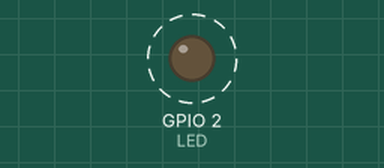
Simulated run of this program. Board: ESP8266 (Wemos D1 mini). Shown: output pins drawn as LEDs (lit = HIGH). Dashed ring = blinking. What the program prints to the serial monitor is not drawn.

Above: at 0.5 s.
Timing chart, 0 to 4.6 s (numbered marks = the images above):
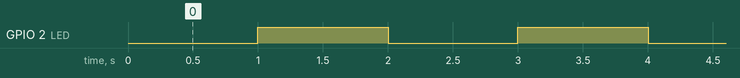

The program:

main.cpp
```cpp
/*
VS Code PlatformIO keyboard shortcuts:

ctrl + alt + b -> build firmware
ctrl + alt + u -> upload firmware
ctrl + alt + s -> open serial monitor
*/

#include <Arduino.h>

#define LED 2  // define the pin that the LED is attached to (this is the onboard LED attached to pin #2)


void setup() {
  Serial.begin(115200);  // setup the serial communication
  pinMode(LED, OUTPUT);  // initialize the LED pin as an output
}

void loop() {
  digitalWrite(LED, LOW);  // turn the LED on
  Serial.println("LED on");
  delay(1000);  // wait for 1 second
  digitalWrite(LED, HIGH);  // turn the LED off
  Serial.println("LED off");
  delay(1000);  // wait for 1 second
}
```

Measured:
- by itself, GPIO 2 (LED): alternates HIGH for 1.0 s and LOW for 1.0 s
